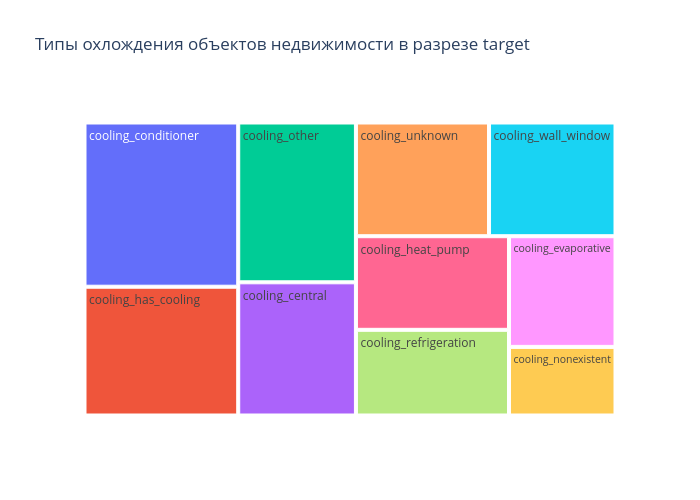

The cell this chart's notebook holds for it:
### Markdown cell above
#### **Типы охлаждения объектов недвижимости в разрезе `target`**

### Code cell
# агрегируем типы недвижимости по медианне target
df_median = agg_func(house_df, 'target', 'cooling', count_types=False)
ranked_analysis_plot(df_median, 'Type', 'target', 'Типы охлождения объектов недвижимости в разрезе target')

### Figure 1 — Plotly figure (JSON) as saved in the notebook; plotly's stock layout.template omitted (floating-point values rounded to 4 significant figures)
{"data": [{"branchvalues": "total", "domain": {"x": [0, 1], "y": [0, 1]}, "hovertemplate": "labels=%{label}<br>target=%{value}<br>parent=%{parent}<br>id=%{id}<extra></extra>", "ids": ["cooling_central", "cooling_conditioner", "cooling_evaporative", "cooling_has_cooling", "cooling_heat_pump", "cooling_nonexistent", "cooling_other", "cooling_refrigeration", "cooling_unknown", "cooling_wall_window"], "labels": ["cooling_central", "cooling_conditioner", "cooling_evaporative", "cooling_has_cooling", "cooling_heat_pump", "cooling_nonexistent", "cooling_other", "cooling_refrigeration", "cooling_unknown", "cooling_wall_window"], "name": "", "parents": ["", "", "", "", "", "", "", "", "", ""], "type": "treemap", "values": [332500, 535400, 250000, 419900.0, 303900.0, 154999, 398894, 278153, 320990, 305000]}], "layout": {"height": 500, "legend": {"tracegroupgap": 0}, "title": {"text": "Типы охлождения объектов недвижимости в разрезе target"}, "width": 700}}
